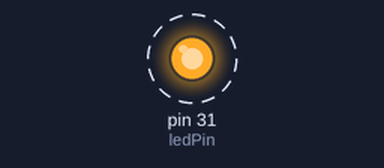
Bench run of a sketch on a simulated Arduino Mega 2560, built with avr-gcc and run on an emulated ATmega2560. Parts: output pins drawn as LEDs (lit = HIGH). Dashed ring = blinking.

Above: at 0.12 s.
Timing chart, 0 to 3.0 s (numbered marks = the images above):
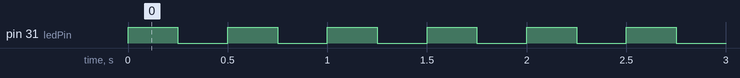

Measured:
- by itself, pin 31 (ledPin): alternates HIGH for 0.25 s and LOW for 0.25 s

The sketch:

potentiometer_test.ino
```cpp
int ledPin = 31;
int delayTime = 250; // this number times 255 is ~how long the led will take to glow all the way
void setup() {
    pinMode(ledPin, OUTPUT);
}

void loop() {
  digitalWrite(ledPin, HIGH);
  delay(delayTime);
  digitalWrite(ledPin, LOW);
  delay(delayTime);


}
```
